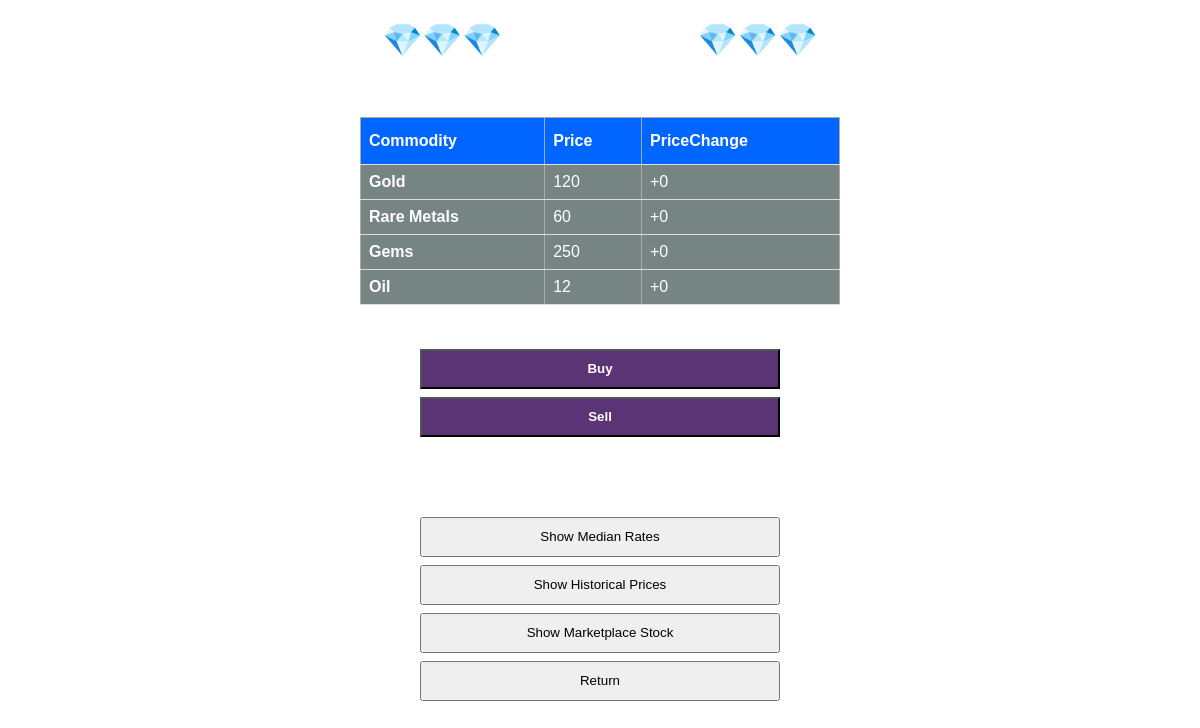
Page /tradeMenu on the committed database.
### universe/classes.py (models this page shows, shortened)
class PTc(db.Model):
    id = db.Column(db.Integer, primary_key=True)
    goldPrice       = db.Column(db.Integer, nullable=False)
    gold            = db.Column(db.Integer, nullable=False)
    goldPriceChange = db.Column(db.String(50), nullable=False)
    goldHistory     = db.Column(db.String(100), nullable=False)
    goldAverage     = db.Column(db.Integer, nullable=False)
    rareMetalsPrice         = db.Column(db.Integer, nullable=False)
    rareMetals              = db.Column(db.Integer, nullable=False)
    rareMetalsPriceChange   = db.Column(db.String(50), nullable=False)
    rareMetalsHistory       = db.Column(db.String(100), nullable=False)
    rareMetalsAverage       = db.Column(db.Integer, nullable=False)
    gemsPrice         = db.Column(db.Integer, nullable=False)
    gems              = db.Column(db.Integer, nullable=False)
    gemsPriceChange   = db.Column(db.String(50), nullable=False)
    gemsHistory       = db.Column(db.String(100), nullable=False)
    gemsAverage       = db.Column(db.Integer, nullable=False)
    oilPrice         = db.Column(db.Integer, nullable=False)
    oil              = db.Column(db.Integer, nullable=False)
    oilPriceChange   = db.Column(db.String(50), nullable=False)
    oilHistory       = db.Column(db.String(100), nullable=False)
    oilAverage       = db.Column(db.Integer, nullable=False)

### universe/routes.py (the view, shortened to what this page needs)
@app.route('/tradeMenu', methods=['GET', 'POST'])
def tradeMenu():
    year,month = getParms('year')
    myNation = getParms('myNation')
    myWealth = myNation.wealth
    PT  = PTc.query.order_by(PTc.id).all()
    displayFlag = "main"
    movesChecked = checkMoves(myNation,'gamble')
    return(render_template('tradeMenu.html',year=year,month=month,myNation=myNation,movesLeft=movesChecked[0],PT=PT,displayFlag=displayFlag))

### universe/routesFunctions.py (called while the page is built)
def checkMoves(myNation,duplicateToCheck):
    mlimit = int(myNation.moveLimit)
    moveArray = myNation.Nextmoves.split(':')
    pendingCount = 0
    mvs = 0
    for item in moveArray:
        if 'pending' in item:
            pendingCount +=1
        if len(item) > 0:
            mvs += 1
    movesLeft = int(mlimit-mvs+pendingCount)
    if movesLeft < 1:
        return(movesLeft,1)
    for item in moveArray:
        if duplicateToCheck in item:
            return(movesLeft,2)
    return(movesLeft,0)

### universe/templates/tradeMenu.html (shortened to what this page needs)
{% extends 'base.html' %}
{% block body %}
<center style='color:white'><h1> 💎💎💎 Trade Menu 💎💎💎 </h1> </center>
{% if "main" in displayFlag %}
 {% for P in PT %}
<br></br>
<table style="width: 40%; color:white">
<tr>
	<th>Commodity</th>
	<th>Price</th>
	<th>PriceChange</th>
</tr>
<tr>
<td><b>Gold</b></td>
<td>{{ P.goldPrice }}</td>
<td>{{ P.goldPriceChange }}</td>
</tr>
<tr>
<td><b>Rare Metals</b></td>
<td>{{ P.rareMetalsPrice }}</td>
<td>{{ P.rareMetalsPriceChange }}</td>
</tr>
<tr>
<td><b>Gems</b></td>
<td>{{ P.gemsPrice }}</td>
<td>{{ P.gemsPriceChange }}</td>
</tr>
<tr>
<td><b>Oil</b></td>
<td>{{ P.oilPrice }}</td>
<td>{{ P.oilPriceChange }}</td>
</tr>
</table>
{% endfor%}
<br></br>
 {% endif%}
<form method="post" action="/tradeMenu">
		<button name="buy" type="submit" value="buy" style="height: 40px; background-color: #5b3475; color: white"><b>Buy</b></button>
		<button name="sell" type="submit" value="sell" style="height: 40px; background-color: #5b3475; color: white"><b>Sell</b></button>
		<br></br>
		<br></br>
		<button name="average" type="submit" value="average" style="height: 40px; ">Show Median Rates</button>
		<button name="historical" type="submit" value="historical" style="height: 40px; ">Show Historical Prices</button>
		<button name="marketStock" type="submit" value="marketStock" style="height: 40px; ">Show Marketplace Stock</button>
		<button name="mainMenu" type="submit" value="mainMenu" style="height: 40px; ">Return</button>
{% endblock %}

### universe/static/css/main.css (style rules this page uses)
body, html { margin: 0; font-family: sans-serif; }
table, td, th { border: 1px solid #aaa; }
table { border-collapse: collapse; width: 80%; margin-left:auto; margin-right:auto; }
th { height: 30px; }
td { text-align: center; padding: 5px; margin-left:auto; margin-right:auto; }
button { display: block; width: 30%; margin-left:auto; margin-right:auto; padding: 5px; margin-top: 8px }

### universe/templates/tradeMenu.html (style rules this page uses)
body { background: url("../static/css/backgrounds/finance.jpg"); background-color: rgba(255,255,255,0.2); background-blend-mode: darken; background-size: cover; }
table { border-collapse: collapse; background-color: #778484; width: 80%; }
th { background-color: #0066ff; color: white; }
th, td { padding: 8px; text-align: left; border-bottom: 1px solid #ddd; }

### rows in the picture
PTc: goldPrice "120", goldPriceChange "+0", rareMetalsPrice "60", rareMetalsPriceChange "+0", gemsPrice "250", gemsPriceChange "+0", oilPrice "12", oilPriceChange "+0"
